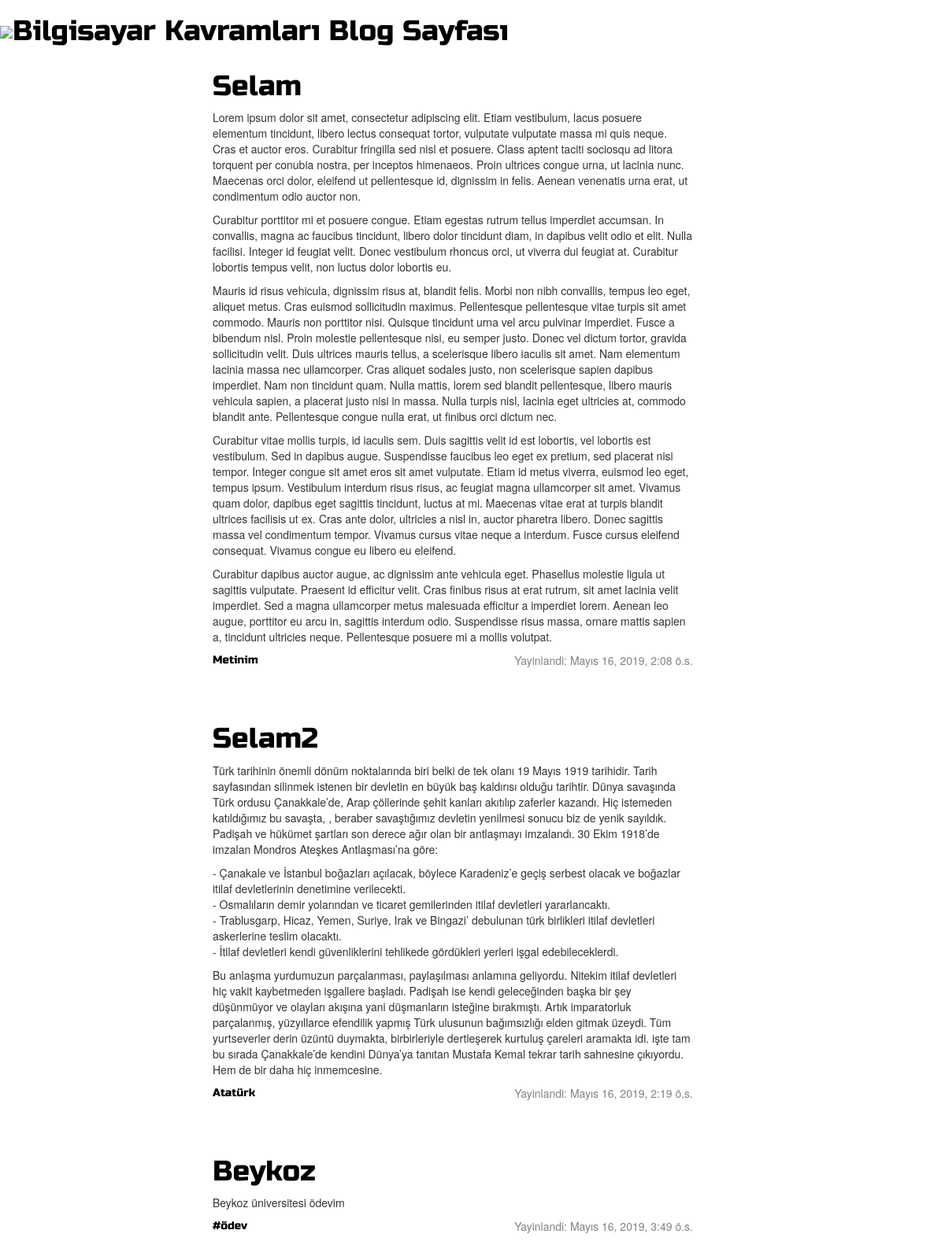
The page / on the database its author committed.
### blogSitesi/models.py (models this page shows, shortened)
class Gonderi(models.Model):
    baslik = models.CharField(max_length=200)
    icerik = models.TextField()
    yazar = models.ForeignKey('auth.User')
    y_tarihi = models.DateTimeField(blank=True, null=True)
    tag = models.CharField(max_length=300, blank=True, null=True)

### blogSitesi/views.py (the view)
# urls.py: url(r'^$', views.gonderi_listesi, name='gonderi_listesi'),
def gonderi_listesi(request):
    gonderiler= Gonderi.objects.filter(y_tarihi__lte=timezone.now()).order_by('y_tarihi')
    return render(request, 'blog/gonderi_listesi.html', {'gonderiler':gonderiler})

### blogSitesi/templates/blog/gonderi_listesi.html (shortened to what this page needs)
{% load staticfiles %}
<html>
    <head>
        <link rel="stylesheet" href="//maxcdn.bootstrapcdn.com/bootstrap/3.2.0/css/bootstrap.min.css">
        <link rel="stylesheet" href="//maxcdn.bootstrapcdn.com/bootstrap/3.2.0/css/bootstrap-theme.min.css">
         <link rel="stylesheet" href="{% static 'css/blog_site.css' %}">
        <body>
            <div>
                <h1><a href=""><img src="https://i.hizliresim.com/okvjO9.png">Bilgisayar Kavramları Blog Sayfası</a></h1>
            </div>
            <div class="content_container">
                <div class="row">
                    <div class="col-md-8">
                        {% for gonderi in gonderiler %}
                            <div class="post">
                                <h1><a href="">{{ gonderi.baslik }}</a></h1>
                                <p>{{ gonderi.icerik|linebreaks }}</p>
                                <div class="date"> <p>Yayinlandi: {{ gonderi.y_tarihi }}</p></div>
                                <a href="" class="tag"><p>{{ gonderi.tag|linebreaks }}</p></a>
                            </div>
                        {% endfor %}
                    </div>
                   </div>
            </div>
    </body>
</html>

### blogSitesi/static/css/blog_site.css (style rules this page uses)
h1 a { color: black; font-family: 'Russo One', sans-serif; text-decoration:none; }
.content_container { margin-left: 270px; }
.date { float: right; color: #828282; }
.post { margin-bottom: 70px; }
.post h1 a, .post h1 a:visited,.post h1 a:hover { text-decoration:none; color: #000000; font-weight: 1200; }
.post a { color: black; font-family: 'Russo One'; font-size: bold; text-decoration:none; }

### rows shown on the page
Gonderi: baslik "Selam", icerik "Lorem ipsum dolor sit amet, consectetur adipiscing elit. Etiam vestibulum, lacus posuere elementum tincidunt, libero lectus consequat tortor, vulputate vulputate massa mi quis neque. Cras et auctor eros. Curabitur fringilla sed nisl et posuere. Class aptent taciti sociosqu ad litora torquent per conubia nostra, per inceptos himenaeos. Proin ultrices congue urna, ut lacinia nunc. Maecenas orci dolor, eleifend ut pellentesque id, dignissim in felis. Aenean venenatis urna erat, ut condimentum odio auctor non. Curabitur porttitor mi et posuere congue. Etiam egestas rutrum tellus imperdiet accumsan. In convallis, magna ac faucibus tincidunt, libero dolor tincidunt diam, in dapibus velit odio et…", y_tarihi "Mayıs 16, 2019, 2:08 ö.s.", tag "Metinim"
Gonderi: baslik "Selam2", icerik "Türk tarihinin önemli dönüm noktalarında biri belki de tek olanı 19 Mayıs 1919 tarihidir. Tarih sayfasından silinmek istenen bir devletin en büyük baş kaldırısı olduğu tarihtir. Dünya savaşında Türk ordusu Çanakkale’de, Arap çöllerinde şehit kanları akıtılıp zaferler kazandı. Hiç istemeden katıldığımız bu savaşta, , beraber savaştığımız devletin yenilmesi sonucu biz de yenik sayıldık. Padişah ve hükümet şartları son derece ağır olan bir antlaşmayı imzalandı. 30 Ekim 1918’de imzalan Mondros Ateşkes Antlaşması’na göre: - Çanakale ve İstanbul boğazları açılacak, böylece Karadeniz’e geçiş serbest olacak ve boğazlar itilaf devletlerinin denetimine verilecekti. - Osmalıların demir yolarından ve…", y_tarihi "Mayıs 16, 2019, 2:19 ö.s.", tag "Atatürk"
Gonderi: baslik "Beykoz", icerik "Beykoz üniversitesi ödevim", y_tarihi "Mayıs 16, 2019, 3:49 ö.s.", tag "#ödev"
